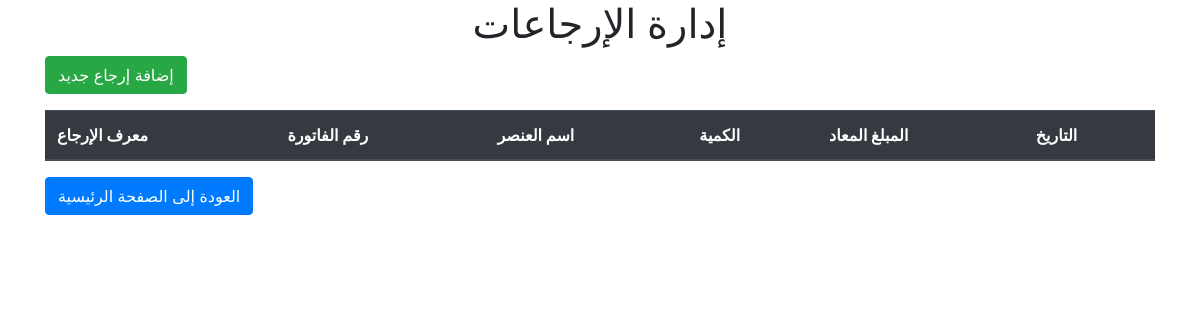
Page /returns on the earlier database version.
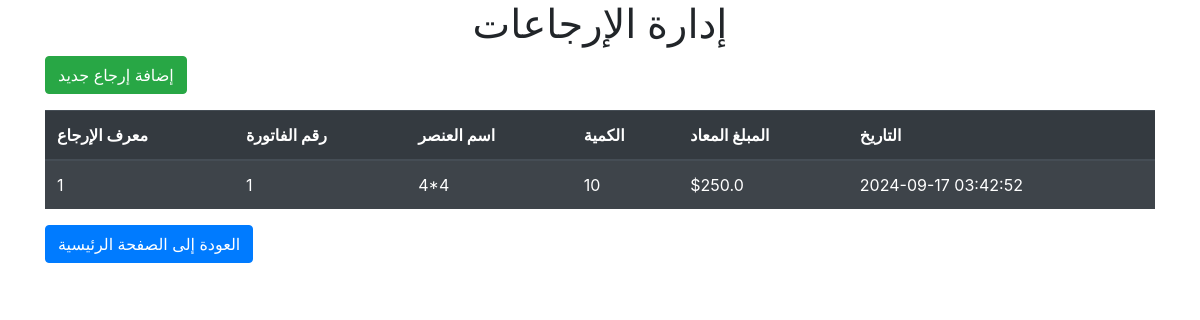
Same page on the later database version.
### app.py (models this page shows, shortened)
class Return(db.Model):
    __tablename__ = 'return'
    id = db.Column(db.Integer, primary_key=True)
    invoice_id = db.Column(db.Integer, db.ForeignKey('invoice.id'), nullable=False)
    date = db.Column(db.DateTime, default=datetime.utcnow)
    item_name = db.Column(db.String(100), nullable=False)
    amount = db.Column(db.Integer, nullable=False)
    amount_returned = db.Column(db.Float, nullable=False)
    invoice = db.relationship('Invoice', backref=db.backref('returns', lazy=True))

### app.py (the view)
@app.route('/returns')
def list_returns():
    returns = Return.query.all()
    return render_template('list_returns.html', returns=returns)

### templates/list_returns.html (shortened to what this page needs)
<!DOCTYPE html>
<html lang="ar">
<head>
    <link href="{{ url_for('static', filename='css/custom.css') }}" rel="stylesheet">
    <link href="https://stackpath.bootstrapcdn.com/bootstrap/4.5.2/css/bootstrap.min.css" rel="stylesheet">
</head>
<body>
<div class="container">
    <h1 class="text-center">إدارة الإرجاعات</h1>
    <a href="{{ url_for('add_return') }}" class="btn btn-success mb-3">إضافة إرجاع جديد</a>
    <table class="table table-hover table-dark table-striped">
        <thead>
        <tr>
            <th>معرف الإرجاع</th>
            <th>رقم الفاتورة</th>
            <th>اسم العنصر</th>
            <th>الكمية</th>
            <th>المبلغ المعاد</th>
            <th>التاريخ</th>
        </tr>
        </thead>
        <tbody>
        {% for return in returns %}
            <tr>
                <td>{{ return.id }}</td>
                <td>{{ return.invoice_id }}</td>
                <td>{{ return.item_name }}</td>
                <td>{{ return.amount }}</td>
                <td>${{ return.amount_returned }}</td>
                <td>{{ return.date.strftime('%Y-%m-%d %H:%M:%S') }}</td>
            </tr>
        {% endfor %}
        </tbody>
    </table>
    <a href="{{ url_for('home') }}" class="btn btn-primary mb-3">العودة إلى الصفحة الرئيسية</a>
</div>
</body>
</html>

### static/css/custom.css (style rules this page uses)
.table-dark { background-color: #454d55; }
.btn-success { background-color: #28a745; border-color: #28a745; }
.btn-success { background-color: #28a745; border-color: #28a745; font-size: 1.1rem; padding: 10px 20px; border-radius: 5px; }

Differences in the rows shown:
added Return: id "1", invoice_id "1", item_name "4*4", amount "10", amount_returned "250.0", date "2024-09-17 03:42:52"
